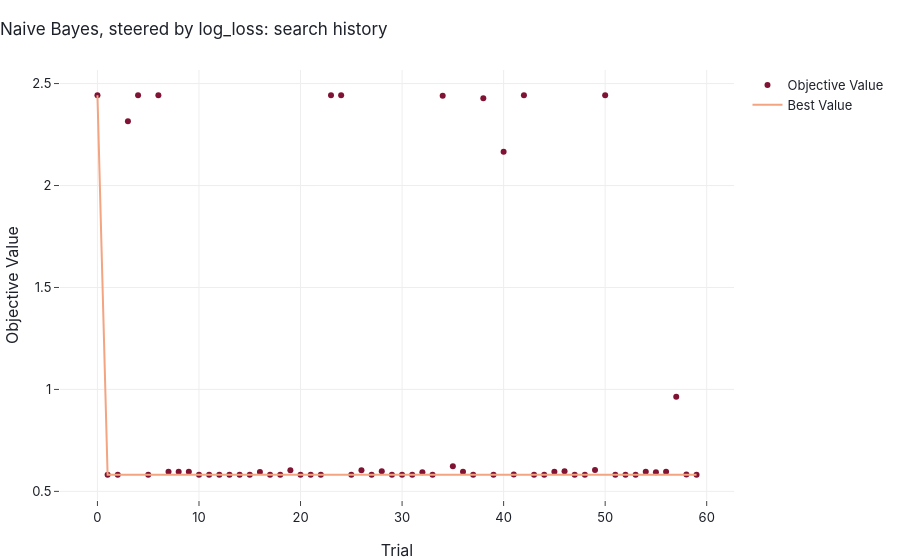
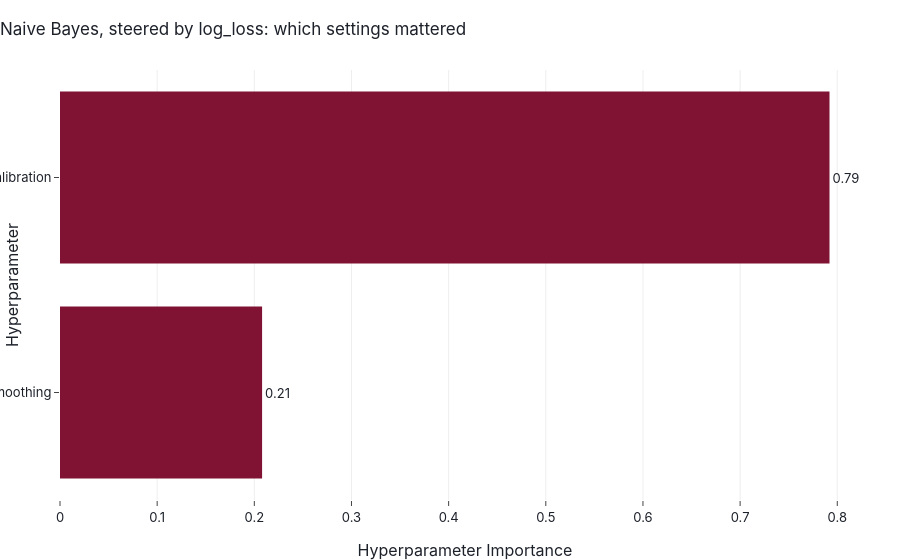
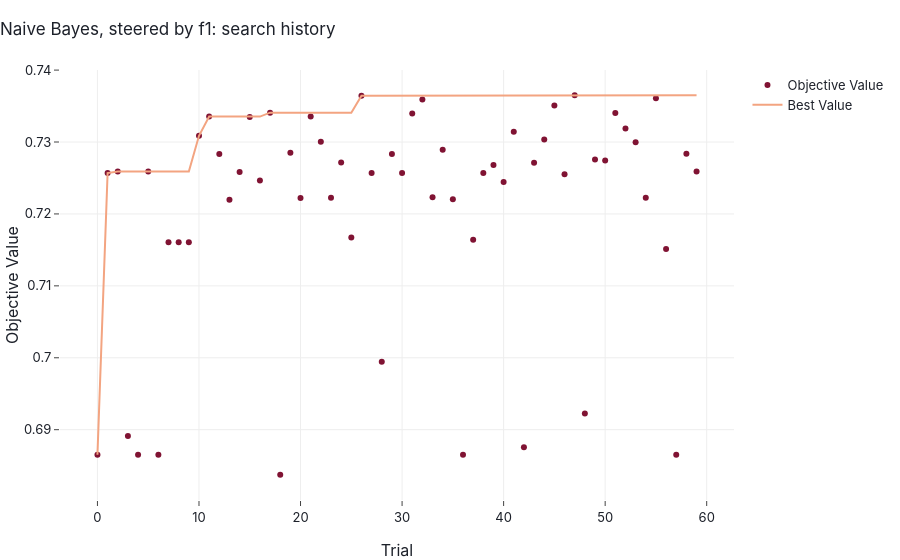
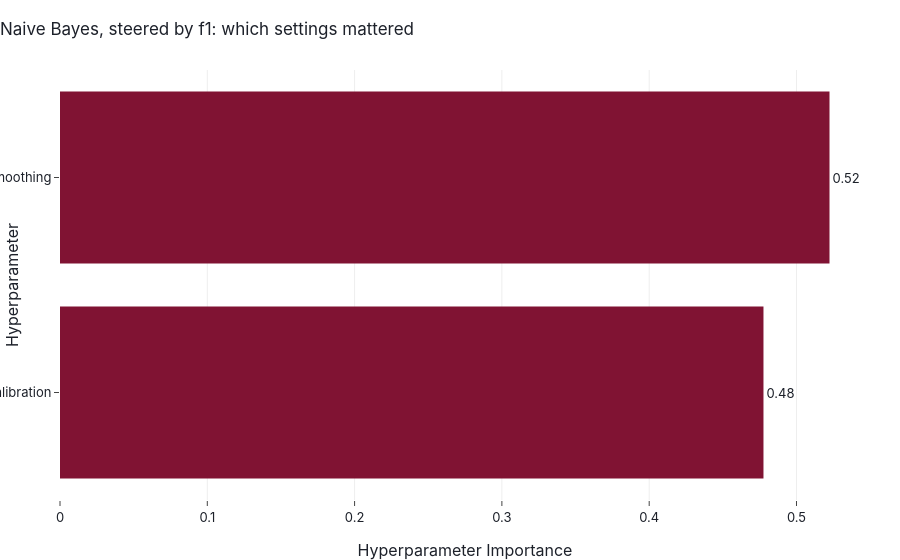

Source (notebook cell) for these figures, in order:
### Code cell
plot_search(study_nb, "Naive Bayes")

### Figure 1 — Plotly figure (JSON) as saved in the notebook; plotly's stock layout.template omitted (floating-point values rounded to 4 significant figures)
{"data": [{"mode": "markers", "name": "Objective Value", "type": "scatter", "x": [0, 1, 2, 3, 4, 5, 6, 7, 8, 9, 10, 11, 12, 13, 14, 15, 16, 17, 18, 19, 20, 21, 22, 23, 24, 25, 26, 27, 28, 29, 30, 31, 32, 33, 34, 35, 36, 37, 38, 39, 40, 41, 42, 43, 44, 45, 46, 47, 48, 49, 50, 51, 52, 53, 54, 55, 56, 57, 58, 59], "y": [2.443, 0.5818, 0.5819, 2.315, 2.443, 0.5819, 2.443, 0.5968, 0.5969, 0.5969, 0.5818, 0.5818, 0.5818, 0.5818, 0.5818, 0.5818, 0.5945, 0.5818, 0.5818, 0.6037, 0.5818, 0.5818, 0.5818, 2.442, 2.443, 0.5817, 0.6037, 0.5818, 0.5985, 0.5817, 0.5818, 0.5816, 0.5937, 0.5816, 2.44, 0.6235, 0.5965, 0.5817, 2.428, 0.5819, 2.165, 0.5827, 2.443, 0.5819, 0.5817, 0.5968, 0.5986, 0.5819, 0.5818, 0.6043, 2.443, 0.5819, 0.5819, 0.5817, 0.5968, 0.5937, 0.5968, 0.9641, 0.5826, 0.5818]}, {"mode": "lines", "name": "Best Value", "type": "scatter", "x": [0, 1, 2, 3, 4, 5, 6, 7, 8, 9, 10, 11, 12, 13, 14, 15, 16, 17, 18, 19, 20, 21, 22, 23, 24, 25, 26, 27, 28, 29, 30, 31, 32, 33, 34, 35, 36, 37, 38, 39, 40, 41, 42, 43, 44, 45, 46, 47, 48, 49, 50, 51, 52, 53, 54, 55, 56, 57, 58, 59], "y": [2.443, 0.5818, 0.5818, 0.5818, 0.5818, 0.5818, 0.5818, 0.5818, 0.5818, 0.5818, 0.5818, 0.5818, 0.5818, 0.5818, 0.5818, 0.5818, 0.5818, 0.5818, 0.5818, 0.5818, 0.5818, 0.5818, 0.5818, 0.5818, 0.5818, 0.5817, 0.5817, 0.5817, 0.5817, 0.5817, 0.5817, 0.5816, 0.5816, 0.5816, 0.5816, 0.5816, 0.5816, 0.5816, 0.5816, 0.5816, 0.5816, 0.5816, 0.5816, 0.5816, 0.5816, 0.5816, 0.5816, 0.5816, 0.5816, 0.5816, 0.5816, 0.5816, 0.5816, 0.5816, 0.5816, 0.5816, 0.5816, 0.5816, 0.5816, 0.5816]}, {"marker": {"color": "#cccccc"}, "mode": "markers", "name": "Infeasible Trial", "showlegend": false, "type": "scatter", "x": [], "y": []}], "layout": {"title": {"text": "Naive Bayes, steered by log_loss: search history"}, "xaxis": {"title": {"text": "Trial"}}, "yaxis": {"title": {"text": "Objective Value"}}}}

### Figure 2 — Plotly figure (JSON) as saved in the notebook; plotly's stock layout.template omitted (floating-point values rounded to 4 significant figures)
{"data": [{"cliponaxis": false, "hovertemplate": ["var_smoothing (FloatDistribution): 0.20800292647076193<extra></extra>", "calibration (CategoricalDistribution): 0.7919970735292381<extra></extra>"], "name": "Objective Value", "orientation": "h", "text": ["0.21", "0.79"], "textposition": "outside", "type": "bar", "x": [0.208, 0.792], "y": ["var_smoothing", "calibration"]}], "layout": {"title": {"text": "Naive Bayes, steered by log_loss: which settings mattered"}, "xaxis": {"title": {"text": "Hyperparameter Importance"}}, "yaxis": {"title": {"text": "Hyperparameter"}}}}

### Figure 3 — Plotly figure (JSON) as saved in the notebook; plotly's stock layout.template omitted (floating-point values rounded to 4 significant figures)
{"data": [{"mode": "markers", "name": "Objective Value", "type": "scatter", "x": [0, 1, 2, 3, 4, 5, 6, 7, 8, 9, 10, 11, 12, 13, 14, 15, 16, 17, 18, 19, 20, 21, 22, 23, 24, 25, 26, 27, 28, 29, 30, 31, 32, 33, 34, 35, 36, 37, 38, 39, 40, 41, 42, 43, 44, 45, 46, 47, 48, 49, 50, 51, 52, 53, 54, 55, 56, 57, 58, 59], "y": [0.6865, 0.7257, 0.7259, 0.6891, 0.6865, 0.7259, 0.6865, 0.7161, 0.7161, 0.7161, 0.7309, 0.7335, 0.7283, 0.722, 0.7258, 0.7335, 0.7247, 0.7341, 0.6837, 0.7285, 0.7222, 0.7335, 0.73, 0.7222, 0.7272, 0.7167, 0.7364, 0.7257, 0.6995, 0.7283, 0.7257, 0.734, 0.7359, 0.7223, 0.7289, 0.722, 0.6865, 0.7164, 0.7257, 0.7268, 0.7244, 0.7314, 0.6876, 0.7271, 0.7303, 0.7351, 0.7255, 0.7365, 0.6922, 0.7276, 0.7274, 0.734, 0.7319, 0.73, 0.7222, 0.7361, 0.7151, 0.6865, 0.7284, 0.7259]}, {"mode": "lines", "name": "Best Value", "type": "scatter", "x": [0, 1, 2, 3, 4, 5, 6, 7, 8, 9, 10, 11, 12, 13, 14, 15, 16, 17, 18, 19, 20, 21, 22, 23, 24, 25, 26, 27, 28, 29, 30, 31, 32, 33, 34, 35, 36, 37, 38, 39, 40, 41, 42, 43, 44, 45, 46, 47, 48, 49, 50, 51, 52, 53, 54, 55, 56, 57, 58, 59], "y": [0.6865, 0.7257, 0.7259, 0.7259, 0.7259, 0.7259, 0.7259, 0.7259, 0.7259, 0.7259, 0.7309, 0.7335, 0.7335, 0.7335, 0.7335, 0.7335, 0.7335, 0.7341, 0.7341, 0.7341, 0.7341, 0.7341, 0.7341, 0.7341, 0.7341, 0.7341, 0.7364, 0.7364, 0.7364, 0.7364, 0.7364, 0.7364, 0.7364, 0.7364, 0.7364, 0.7364, 0.7364, 0.7364, 0.7364, 0.7364, 0.7364, 0.7364, 0.7364, 0.7364, 0.7364, 0.7364, 0.7364, 0.7365, 0.7365, 0.7365, 0.7365, 0.7365, 0.7365, 0.7365, 0.7365, 0.7365, 0.7365, 0.7365, 0.7365, 0.7365]}, {"marker": {"color": "#cccccc"}, "mode": "markers", "name": "Infeasible Trial", "showlegend": false, "type": "scatter", "x": [], "y": []}], "layout": {"title": {"text": "Naive Bayes, steered by f1: search history"}, "xaxis": {"title": {"text": "Trial"}}, "yaxis": {"title": {"text": "Objective Value"}}}}

### Figure 4 — Plotly figure (JSON) as saved in the notebook; plotly's stock layout.template omitted (floating-point values rounded to 4 significant figures)
{"data": [{"cliponaxis": false, "hovertemplate": ["calibration (CategoricalDistribution): 0.47758720899870594<extra></extra>", "var_smoothing (FloatDistribution): 0.5224127910012941<extra></extra>"], "name": "Objective Value", "orientation": "h", "text": ["0.48", "0.52"], "textposition": "outside", "type": "bar", "x": [0.4776, 0.5224], "y": ["calibration", "var_smoothing"]}], "layout": {"title": {"text": "Naive Bayes, steered by f1: which settings mattered"}, "xaxis": {"title": {"text": "Hyperparameter Importance"}}, "yaxis": {"title": {"text": "Hyperparameter"}}}}
